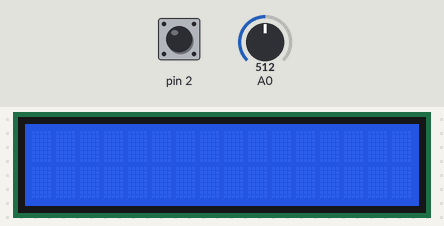
A sketch run on a simulated Arduino Uno, built with avr-gcc and run on an emulated ATmega328P. Parts: 16×2 character LCD. The test bench sets the inputs (shaded band); at power-on: pin 2 HIGH, A0 = 512. What the sketch prints to the serial monitor is not drawn.

Above: at 1.2 s.
1.3 s: pin 2 driven LOW
2.8 s: pin 2 driven HIGH
At 4.0 s:
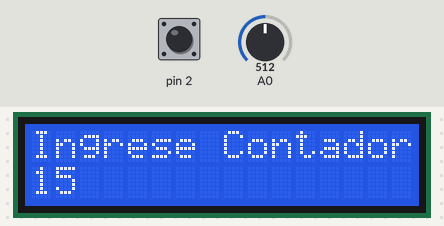
4.3 s: pin 2 pulsed LOW 5 times (0.12 s each, 0.3 s apart)
At 6.8 s:
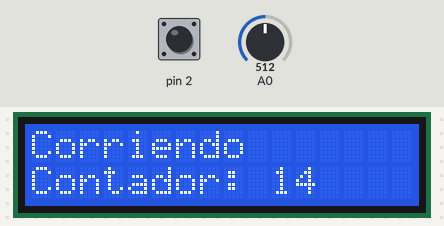
At 20.7 s:
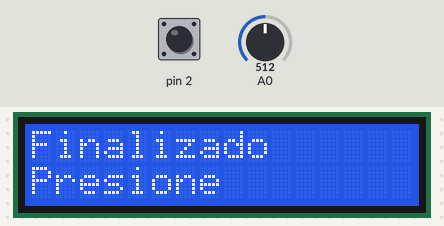
Timing chart, 0 to 21.5 s (numbered marks = the images above; inputs shaded):
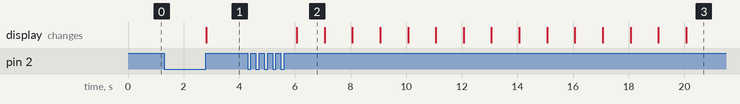

The sketch:

Ejercicio_1.ino
```cpp
/*
 * UNIVERSIDAD TECNICA DEL NORTE
 * FACULTAD DE INGENIERIA EN CIENCIAS APLICADAS
 * SISTEMAS EMBEBIDOS
 * STEVEN FLORES
 * 5to Nivel;
 * EXAMEN BIMESTRAL : Ejercicio 1
 */

#include <LiquidCrystal.h>
#include <MsTimer2.h>
LiquidCrystal lcd (13,12,11,10,9,8);
int on = 0;
int cont;
void setup() {
  Serial.begin(9600);
  lcd.begin(16,2);
  attachInterrupt(0,activacion,LOW);
  MsTimer2::set(1000,contador);
  MsTimer2::start();
  Serial.println("Ingrese el mensaje a codificar");

}

void loop() {

}
void activacion(){
  switch(on){
    case 0:
    Serial.println("Inicio del sistema, inserte mediante el potenciometro el valor a jugar");
    Serial.println("Una vez ingresado presione nuevamente para iniciar contador");
    on++;
    break;
    case 1:
    Serial.println("Contador iniciado");
    on++;
    break;
    case 2:
    Serial.println(" Contador Detenido");
    on=0;
    break;

  }
}
void contador(){
  if(on==1){
    cont=analogRead(0);
    cont=map(cont,0,1023,10,20);
    lcd.clear();
    lcd.setCursor(0,0);
    lcd.print("Ingrese Contador");
    lcd.setCursor(0,1);
    lcd.print(cont);
  }
  if(on==2){
    cont--;
    lcd.clear();
    lcd.setCursor(0,0);
    lcd.print("Corriendo");
    lcd.setCursor(0,1);
    lcd.print(String("Contador: ")+String(cont));
    if(cont==0){
      on=0;
      Serial.println("Contador Finalizado");
      lcd.clear();
      lcd.setCursor(0,0);
      lcd.print("Finalizado");
      lcd.setCursor(0,1);
      lcd.print("Presione");
    }
   Serial.println("Ingrese el mensaje a codificar");
  }
}
```

Measured:
- after the input at 1.3 s, every drawn part: stays the same
- after the input at 2.8 s, the display: changes at once (image 1)
- after the input at 4.3 s, the display: changes after 1.8 s (image 2)
- what the display in image 2 shows lasts 1.0 s, from 6.1 s to 7.1 s
